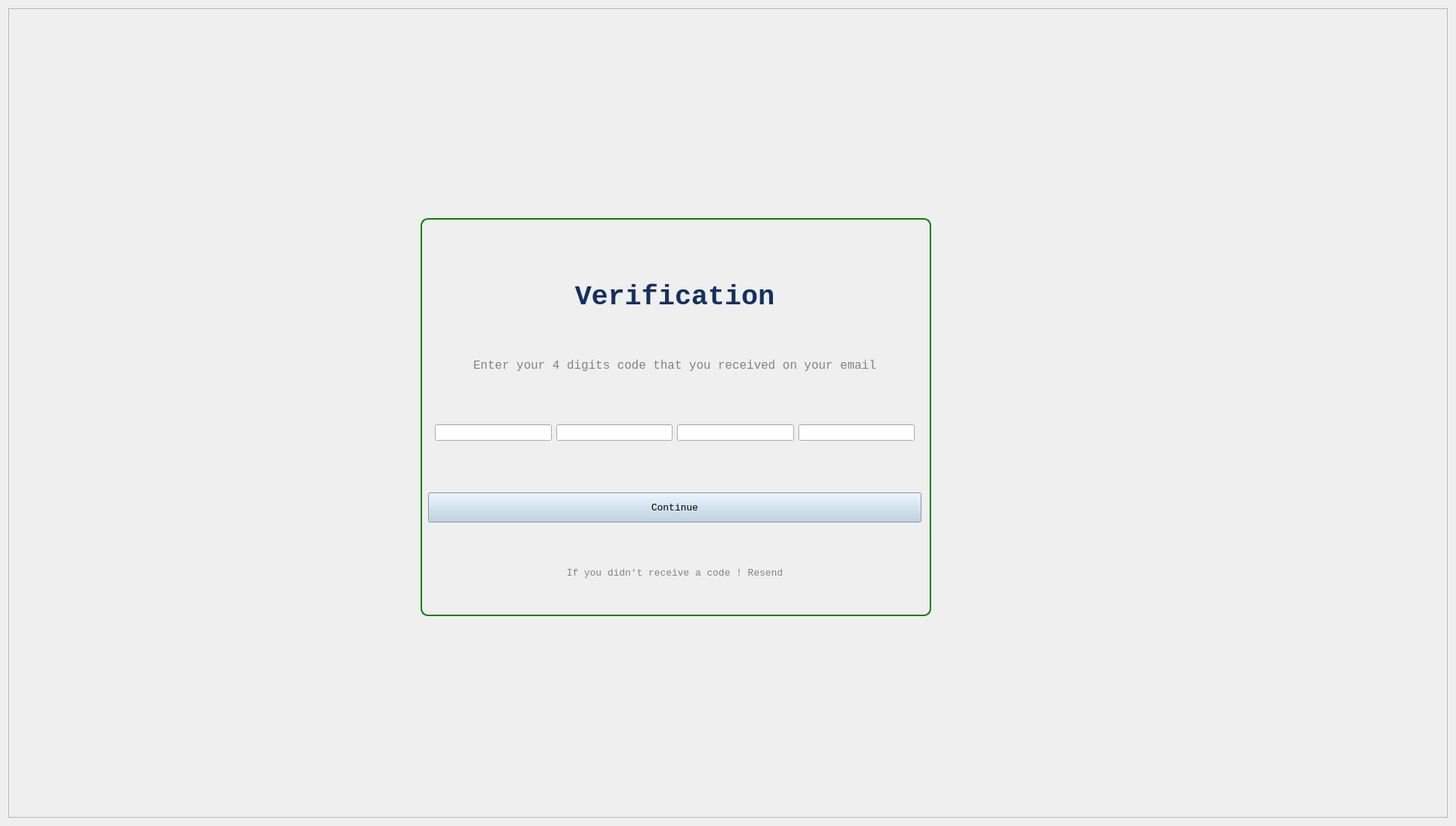
<?xml version="1.0" encoding="UTF-8"?>
<ui version="4.0">
 <class>Form</class>
 <widget class="QWidget" name="Form">
  <property name="geometry">
   <rect>
    <x>0</x>
    <y>0</y>
    <width>1920</width>
    <height>1080</height>
   </rect>
  </property>
  <property name="windowTitle">
   <string>Form</string>
  </property>
  <layout class="QHBoxLayout" name="horizontalLayout">
   <item>
    <widget class="QFrame" name="bg">
     <property name="minimumSize">
      <size>
       <width>1920</width>
       <height>1080</height>
      </size>
     </property>
     <property name="frameShape">
      <enum>QFrame::StyledPanel</enum>
     </property>
     <property name="frameShadow">
      <enum>QFrame::Raised</enum>
     </property>
     <widget class="QWidget" name="widget_2" native="true">
      <property name="geometry">
       <rect>
        <x>10</x>
        <y>10</y>
        <width>1350</width>
        <height>1080</height>
       </rect>
      </property>
      <property name="minimumSize">
       <size>
        <width>0</width>
        <height>1080</height>
       </size>
      </property>
      <property name="styleSheet">
       <string notr="true">background-color: &quot;white&quot;;</string>
      </property>
      <widget class="QWidget" name="widget" native="true">
       <property name="enabled">
        <bool>true</bool>
       </property>
       <property name="geometry">
        <rect>
         <x>550</x>
         <y>300</y>
         <width>658</width>
         <height>451</height>
        </rect>
       </property>
       <property name="sizePolicy">
        <sizepolicy hsizetype="Expanding" vsizetype="Expanding">
         <horstretch>0</horstretch>
         <verstretch>0</verstretch>
        </sizepolicy>
       </property>
       <property name="styleSheet">
        <string notr="true"/>
       </property>
       <layout class="QVBoxLayout" name="verticalLayout">
        <item>
         <spacer name="verticalSpacer">
          <property name="orientation">
           <enum>Qt::Vertical</enum>
          </property>
          <property name="sizeHint" stdset="0">
           <size>
            <width>638</width>
            <height>44</height>
           </size>
          </property>
         </spacer>
        </item>
        <item>
         <widget class="QLabel" name="verification">
          <property name="enabled">
           <bool>true</bool>
          </property>
          <property name="font">
           <font>
            <family>Consolas</family>
            <pointsize>28</pointsize>
            <weight>75</weight>
            <bold>true</bold>
           </font>
          </property>
          <property name="styleSheet">
           <string notr="true">color:rgb(21, 48, 96)</string>
          </property>
          <property name="text">
           <string>Verification</string>
          </property>
          <property name="alignment">
           <set>Qt::AlignHCenter|Qt::AlignTop</set>
          </property>
         </widget>
        </item>
        <item>
         <spacer name="verticalSpacer_3">
          <property name="orientation">
           <enum>Qt::Vertical</enum>
          </property>
          <property name="sizeHint" stdset="0">
           <size>
            <width>640</width>
            <height>44</height>
           </size>
          </property>
         </spacer>
        </item>
        <item>
         <widget class="QLabel" name="text1">
          <property name="font">
           <font>
            <family>Consolas</family>
            <pointsize>12</pointsize>
           </font>
          </property>
          <property name="styleSheet">
           <string notr="true">color: rgb(130, 130, 130);</string>
          </property>
          <property name="text">
           <string>Enter your 4 digits code that you received on your email</string>
          </property>
          <property name="alignment">
           <set>Qt::AlignCenter</set>
          </property>
         </widget>
        </item>
        <item>
         <spacer name="verticalSpacer_4">
          <property name="orientation">
           <enum>Qt::Vertical</enum>
          </property>
          <property name="sizeHint" stdset="0">
           <size>
            <width>14</width>
            <height>43</height>
           </size>
          </property>
         </spacer>
        </item>
        <item>
         <widget class="QWidget" name="noboxline" native="true">
          <layout class="QHBoxLayout" name="horizontalLayout_2">
           <item>
            <widget class="QLineEdit" name="no2">
             <property name="inputMask">
              <string>9</string>
             </property>
             <property name="maxLength">
              <number>1</number>
             </property>
             <property name="alignment">
              <set>Qt::AlignCenter</set>
             </property>
            </widget>
           </item>
           <item>
            <widget class="QLineEdit" name="no3">
             <property name="inputMask">
              <string>9</string>
             </property>
             <property name="maxLength">
              <number>1</number>
             </property>
             <property name="alignment">
              <set>Qt::AlignCenter</set>
             </property>
            </widget>
           </item>
           <item>
            <widget class="QLineEdit" name="no1">
             <property name="inputMask">
              <string>9</string>
             </property>
             <property name="maxLength">
              <number>1</number>
             </property>
             <property name="alignment">
              <set>Qt::AlignCenter</set>
             </property>
            </widget>
           </item>
           <item>
            <widget class="QLineEdit" name="lineEdit_4">
             <property name="inputMask">
              <string>9</string>
             </property>
             <property name="maxLength">
              <number>1</number>
             </property>
             <property name="alignment">
              <set>Qt::AlignCenter</set>
             </property>
            </widget>
           </item>
          </layout>
         </widget>
        </item>
        <item>
         <spacer name="verticalSpacer_5">
          <property name="orientation">
           <enum>Qt::Vertical</enum>
          </property>
          <property name="sizeHint" stdset="0">
           <size>
            <width>14</width>
            <height>44</height>
           </size>
          </property>
         </spacer>
        </item>
        <item>
         <widget class="QPushButton" name="Continuebutton">
          <property name="minimumSize">
           <size>
            <width>0</width>
            <height>40</height>
           </size>
          </property>
          <property name="font">
           <font>
            <family>Consolas</family>
            <pointsize>10</pointsize>
           </font>
          </property>
          <property name="styleSheet">
           <string notr="true">background-color: rgb(182, 208, 226);</string>
          </property>
          <property name="text">
           <string>Continue</string>
          </property>
         </widget>
        </item>
        <item>
         <spacer name="verticalSpacer_6">
          <property name="orientation">
           <enum>Qt::Vertical</enum>
          </property>
          <property name="sizeHint" stdset="0">
           <size>
            <width>14</width>
            <height>23</height>
           </size>
          </property>
         </spacer>
        </item>
        <item>
         <widget class="QLabel" name="text2">
          <property name="font">
           <font>
            <family>Consolas</family>
            <pointsize>10</pointsize>
           </font>
          </property>
          <property name="styleSheet">
           <string notr="true">color: rgb(130, 130, 130);</string>
          </property>
          <property name="text">
           <string>If you didn't receive a code ! Resend</string>
          </property>
          <property name="alignment">
           <set>Qt::AlignCenter</set>
          </property>
         </widget>
        </item>
       </layout>
      </widget>
      <widget class="QLabel" name="Logo">
       <property name="geometry">
        <rect>
         <x>10</x>
         <y>-50</y>
         <width>281</width>
         <height>261</height>
        </rect>
       </property>
       <property name="text">
        <string/>
       </property>
       <property name="pixmap">
        <pixmap>../Images/call a doctor.png</pixmap>
       </property>
       <property name="scaledContents">
        <bool>true</bool>
       </property>
      </widget>
      <widget class="QLabel" name="label_7">
       <property name="geometry">
        <rect>
         <x>540</x>
         <y>270</y>
         <width>681</width>
         <height>531</height>
        </rect>
       </property>
       <property name="styleSheet">
        <string notr="true">border: 2px solid green;
border-radius: 10px;</string>
       </property>
       <property name="text">
        <string/>
       </property>
      </widget>
      <zorder>Logo</zorder>
      <zorder>label_7</zorder>
      <zorder>widget</zorder>
     </widget>
     <widget class="QWidget" name="widget_3" native="true">
      <property name="geometry">
       <rect>
        <x>1348</x>
        <y>0</y>
        <width>579</width>
        <height>1080</height>
       </rect>
      </property>
      <property name="minimumSize">
       <size>
        <width>0</width>
        <height>1080</height>
       </size>
      </property>
      <property name="styleSheet">
       <string notr="true">background-color: &quot;#B6D0E2&quot;;</string>
      </property>
     </widget>
     <zorder>widget_3</zorder>
     <zorder>widget_2</zorder>
    </widget>
   </item>
  </layout>
 </widget>
 <resources/>
 <connections/>
</ui>
